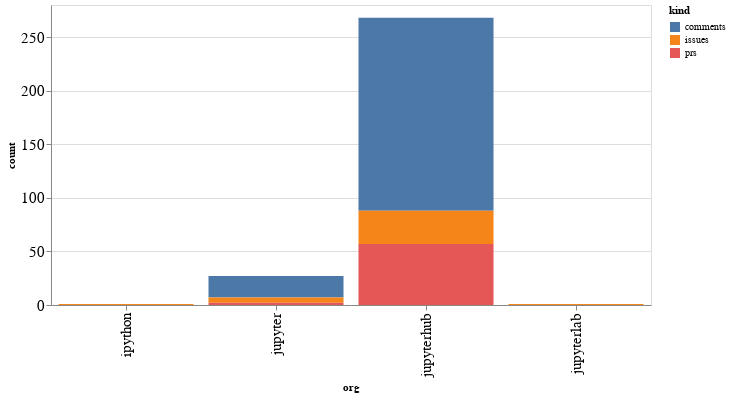

Notebook cell for this chart:
### Code cell
alt.Chart(org_summaries, width=600).mark_bar().encode(
    x='org',
    y='count',
    color='kind',
    tooltip="org"
)

### Figure 1 — Vega-Lite specification as saved in the notebook (floating-point values rounded to 4 significant figures)
{"config": {"axisLeft": {"labelFontSize": 15}, "axisBottom": {"labelFontSize": 15}}, "data": {"name": "data-e36f5a4cd23fcb8eefc81ad118ee2775"}, "mark": "bar", "encoding": {"color": {"type": "nominal", "field": "kind"}, "tooltip": {"type": "nominal", "field": "org"}, "x": {"type": "nominal", "field": "org"}, "y": {"type": "quantitative", "field": "count"}}, "width": 600, "$schema": "https://vega.github.io/schema/vega-lite/v4.8.1.json", "datasets": {"data-e36f5a4cd23fcb8eefc81ad118ee2775": [{"org": "ipython", "kind": "issues", "count": 1}, {"org": "jupyter", "kind": "comments", "count": 20}, {"org": "jupyter", "kind": "issues", "count": 5}, {"org": "jupyter", "kind": "prs", "count": 2}, {"org": "jupyterhub", "kind": "comments", "count": 180}, {"org": "jupyterhub", "kind": "issues", "count": 31}, {"org": "jupyterhub", "kind": "prs", "count": 57}, {"org": "jupyterlab", "kind": "issues", "count": 1}]}}
